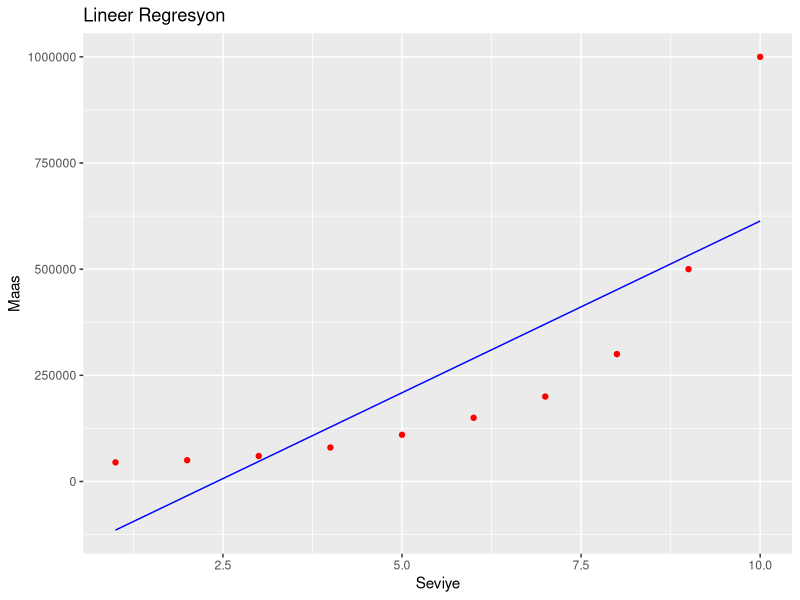
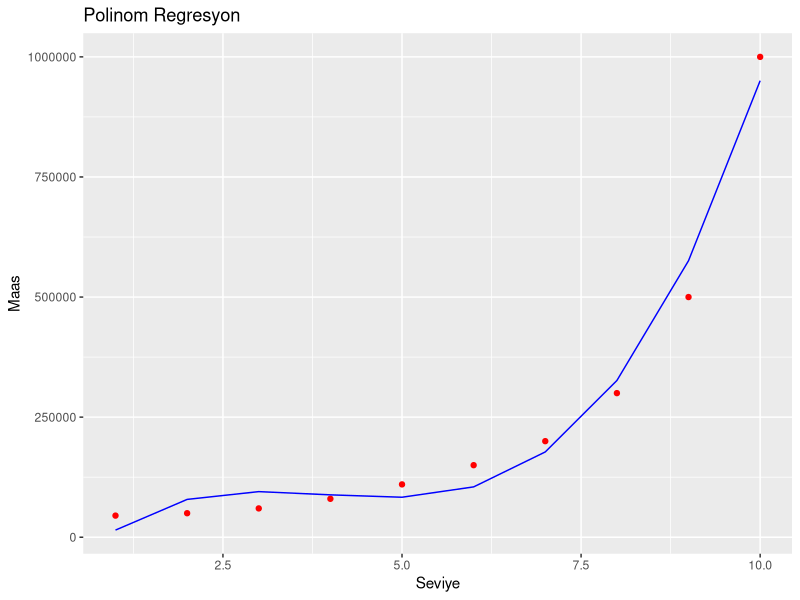

Reproduce these figures in R, in order. (Note: this script raises an error after producing the figures.)
# Data Preprocessing Template

# Setting working directory
setwd("C:\\Users\\toshiba\\Desktop\\Machine Learning A-Z\\Part 2 - Regression\\Section 6 - Polynomial Regression")

# Importing the dataset
dataset = read.csv('PozisyonSeviyeMaas.csv')
dataset = dataset[2:3]

# Splitting the dataset into the Training set and Test set
# install.packages('caTools')
# library(caTools)
# set.seed(123)
# split = sample.split(dataset$DependentVariable, SplitRatio = 0.8)
# training_set = subset(dataset, split == TRUE)
# test_set = subset(dataset, split == FALSE)

# Feature Scaling
# training_set = scale(training_set)
# test_set = scale(test_set)

# Fitting Linear Regression to the dataset
lin_reg = lm(formula = Maas ~ ., data = dataset)
summary(lin_reg)

# Fitting Polinom Model
dataset$Seviye2 = dataset$Seviye^2
dataset$Seviye3 = dataset$Seviye^3

poly_reg = lm(formula = Maas ~ ., data = dataset)
summary(poly_reg)

# Lineer model grafiği
library(ggplot2)
ggplot()+
  geom_point(aes(x = dataset$Seviye, y = dataset$Maas),
             colour = 'red')+
  geom_line(aes(x = dataset$Seviye, y = predict(lin_reg, newdata = dataset)),
            colour = 'blue')+
  ggtitle('Lineer Regresyon')+
  xlab('Seviye')+
  ylab('Maas')

# Polinom model grafiği
ggplot()+
  geom_point(aes(x = dataset$Seviye, y = dataset$Maas),
             colour = 'red')+
  geom_line(aes(x = dataset$Seviye, y = predict(poly_reg, newdata = dataset)),
            colour = 'blue')+
  ggtitle('Polinom Regresyon')+
  xlab('Seviye')+
  ylab('Maas')

# Lineer model ile 6.5'in tahmini
y_pred = predict(lin_reg, data.frame(Level = 6.5))
